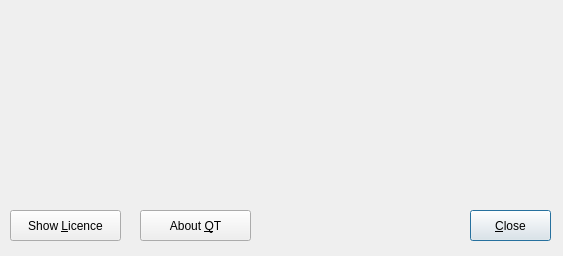
<?xml version="1.0" encoding="UTF-8"?>
<ui version="4.0">
 <class>AboutDialog</class>
 <widget class="QDialog" name="AboutDialog">
  <property name="windowModality">
   <enum>Qt::ApplicationModal</enum>
  </property>
  <property name="geometry">
   <rect>
    <x>0</x>
    <y>0</y>
    <width>563</width>
    <height>256</height>
   </rect>
  </property>
  <property name="windowTitle">
   <string>About AsteriskCTI Client</string>
  </property>
  <property name="windowIcon">
   <iconset resource="mainresources.qrc">
    <normaloff>:/res/res/asteriskcti.png</normaloff>:/res/res/asteriskcti.png</iconset>
  </property>
  <property name="styleSheet">
   <string/>
  </property>
  <widget class="QLabel" name="lblPicture">
   <property name="geometry">
    <rect>
     <x>10</x>
     <y>10</y>
     <width>141</width>
     <height>131</height>
    </rect>
   </property>
   <property name="autoFillBackground">
    <bool>true</bool>
   </property>
   <property name="styleSheet">
    <string/>
   </property>
   <property name="text">
    <string/>
   </property>
   <property name="pixmap">
    <pixmap resource="mainresources.qrc">:/res/res/asteriskcti-3d128x128.png</pixmap>
   </property>
  </widget>
  <widget class="QPushButton" name="btnClose">
   <property name="geometry">
    <rect>
     <x>470</x>
     <y>210</y>
     <width>81</width>
     <height>31</height>
    </rect>
   </property>
   <property name="autoFillBackground">
    <bool>false</bool>
   </property>
   <property name="text">
    <string>&amp;Close</string>
   </property>
   <property name="icon">
    <iconset resource="mainresources.qrc">
     <normaloff>:/res/res/cancel.png</normaloff>:/res/res/cancel.png</iconset>
   </property>
  </widget>
  <widget class="QPushButton" name="btnShowLicence">
   <property name="geometry">
    <rect>
     <x>10</x>
     <y>210</y>
     <width>111</width>
     <height>31</height>
    </rect>
   </property>
   <property name="text">
    <string>Show &amp;Licence</string>
   </property>
  </widget>
  <widget class="QPushButton" name="btnAboutQt">
   <property name="geometry">
    <rect>
     <x>140</x>
     <y>210</y>
     <width>111</width>
     <height>31</height>
    </rect>
   </property>
   <property name="text">
    <string>About &amp;QT</string>
   </property>
   <property name="icon">
    <iconset resource="mainresources.qrc">
     <normaloff>:/res/res/documentinfo.png</normaloff>:/res/res/documentinfo.png</iconset>
   </property>
  </widget>
  <widget class="QLabel" name="lblCopyright">
   <property name="geometry">
    <rect>
     <x>170</x>
     <y>10</y>
     <width>381</width>
     <height>181</height>
    </rect>
   </property>
   <property name="text">
    <string/>
   </property>
  </widget>
 </widget>
 <resources>
  <include location="mainresources.qrc"/>
 </resources>
 <connections/>
</ui>
